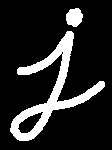
#> input picture imagenes/j.png, 112 x 150 px
$ python 67_erosion.py
#> lines starting #> are read from the running program, lines starting #| are printed output that depends on the picture; after the words box and inside, x2 and y2 are one past the last pixel; in counts of white or black regions, pixels touching at a corner belong together
import cv2
import numpy as np

img = cv2.imread('imagenes/j.png')
#> img is the input picture: shape (150, 112, 3); 15.3% white; 2 white regions, box (x1, y1, x2, y2) and area: (10, 31, 105, 141) 2331, (66, 8, 83, 27) 245

# MORPH_CROSS, MORPH_ELLIPSE, MORPH_RECT
kernel = cv2.getStructuringElement(cv2.MORPH_CROSS,(15,15))
print(kernel)
resultado = cv2.erode(img,kernel)
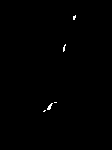
#> resultado: shape (150, 112, 3); 0.3% white in thin lines or dots, all inside (x1, y1, x2, y2) = (43, 15, 76, 112)

cv2.imshow('Original',img)
cv2.waitKey(0)

cv2.imshow('Erosion',resultado)
cv2.waitKey(0)
